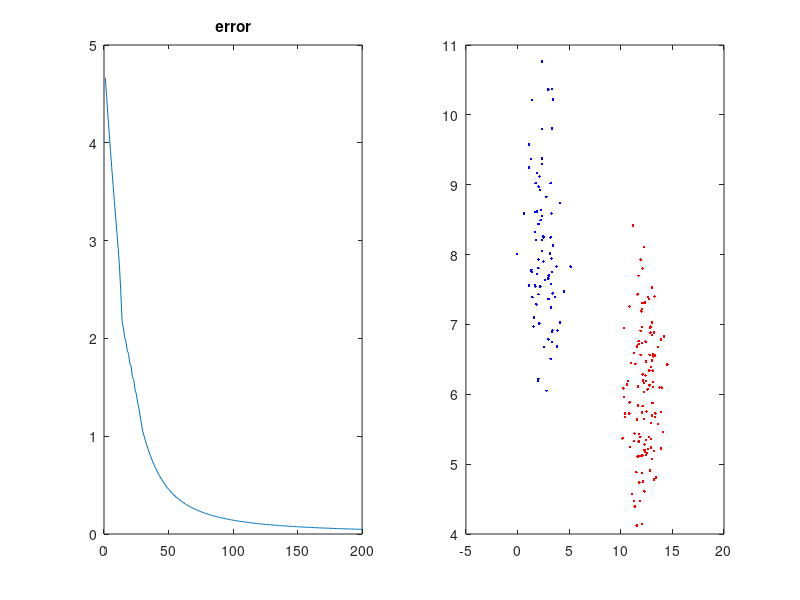

Recreate this plot in MATLAB.
function net = MLPlearn(X,Y)
% RNNLEARN - RNN For Binary Classification

% generate training data sets
if nargin==0
N = [120,80]; % number of samples
K = length(N);   % number of classes
D = 5;          % dimension of feature vector
sigma = rand([K,D]).*20.0;
X=[];Y=[];
for i=1:K
  X = [X;randn(N(i),D)+repmat(sigma(i,:),[N(i),1])];  
  Y = [Y;ones([N(i),1])*(i-1)];
end
idx=randperm(size(X,1));
X=X(idx,:);Y=Y(idx,:);
end

C=unique(Y);
K=length(C);
D=size(X,2);
hsize=round((D+K)*.5); % number of neurons in hidden layer
alpha=.001;  % learning rate
maxiter=200; % maximum iteration

% hyperbolic
net.layer{1}.w=rand([hsize,D])*.1;
net.layer{1}.bias=0;
% logistic
net.layer{2}.w=rand([2,hsize])*.1;
net.layer{2}.bias=0;

errors=[];
for iter=1:maxiter
net.layer{1}.forward = @(x) tanh(net.layer{1}.w*x+net.layer{1}.bias);
net.layer{2}.forward = @(x) 1./(1+exp(-(net.layer{2}.w*x+net.layer{2}.bias)));
% forward pass
h = net.layer{1}.forward(X');
b = net.layer{2}.forward(h); 
% backward pass
net.layer{2}.delta = b.*(1-b).*([Y';1-Y']-b);
net.layer{1}.delta = (1-h.*h).*(net.layer{2}.w'*net.layer{2}.delta);
net.layer{2}.w = net.layer{2}.w + alpha * (net.layer{2}.delta * h');
net.layer{1}.w = net.layer{1}.w + alpha * (net.layer{1}.delta * X);
errors(iter)=abs(sum(sum(net.layer{2}.delta)));
end
subplot(121),plot(errors),title('error');

% generate test data set
if nargin==0
X=[];Y=[];
for i=1:K
  X = [X;randn(N(i),D)+repmat(sigma(i,:),[N(i),1])];  
  Y = [Y;ones([N(i),1])*(i-1)];
end
idx=randperm(size(X,1));
X=X(idx,:);Y=Y(idx,:);
end
% foward pass
h = net.layer{1}.forward(X');
b = net.layer{2}.forward(h);
% labeling
L1=find((b(1,:))'<(b(2,:))'); sizeL1 = size(L1)
L2=find((b(1,:))'>(b(2,:))'); sizeL2 = size(L2)
subplot(122),plot(X(L1,1),X(L1,2),'r.',X(L2,1),X(L2,2),'b.');

end

